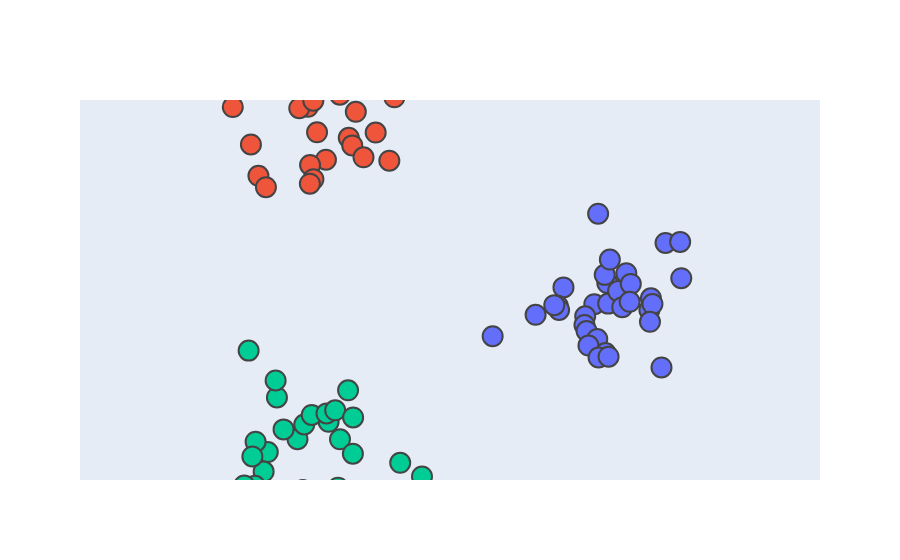

The code cell stored with this chart in its notebook:
### Code cell
np.random.seed(0)

fig = go.Figure()

cluster_labels = df_gmm['label'].unique()

for idx, cluster_number in enumerate(cluster_labels):
    
    df_cluster = df_gmm[df_gmm['label']==cluster_number].copy()
    n_count = df_cluster.shape[0]
    
    # Define centers for each cluster
    center = mu_list[idx]
    
    # Generate coordinates
    df_simul_cluster = pd.DataFrame()
    df_simul_cluster['x'] = np.random.normal(center[0],1-dict_silhouette_clusters[cluster_number],n_count)
    df_simul_cluster['y'] = np.random.normal(center[1],1-dict_silhouette_clusters[cluster_number],n_count)
    
    # Compute the distance to center
    df_simul_cluster['distance_to_center'] = df_simul_cluster.apply(lambda x: distance_to_center(x, center), axis=1)
    
    # Associate coordinates to points w.r.t their distance to the center
    df_simul_cluster = df_simul_cluster.sort_values(by='distance_to_center')
    df_cluster = df_cluster.sort_values(by='silhouette', ascending=False)
    df_cluster['x'] = df_simul_cluster['x'].values
    df_cluster['y'] = df_simul_cluster['y'].values
    
    d = df_cluster.drop(columns=['x','y','label']).to_dict('index')
    info = [d[x] for x in d.keys()]
    info_str = [str(x).replace(',','<br>').replace('{','').replace('}','') for x in info]
#     df_cluster['info'] = info_str
    
    # Graph
    fig.add_trace(go.Scatter(
                             x=df_cluster['x'], 
                             y=df_cluster['y'], 
                             text=['client ' + val for val in df_cluster['client_id'].values],
                             name=dict_label[cluster_number],
                             mode='markers',
                             marker=dict(size=20),
                             marker_line=dict(width=2),
                             hovertemplate=info_str
                            )
                 )

fig.update_layout(yaxis_range=[-2,2])
fig.update_layout(xaxis_range=[-1,2])
fig.update_layout({'showlegend':False})
fig.update_xaxes(visible=False, scaleanchor='y', scaleratio=1)
fig.update_yaxes(visible=False, scaleanchor='x', scaleratio=1)
fig.show()

### Figure 1 — Plotly figure (JSON) as saved in the notebook; plotly's stock layout.template omitted (floating-point values rounded to 4 significant figures)
{"data": [{"hovertemplate": ["'client_id': '0022'<br> 'nb_trades': 2<br> 'nb_products': 2<br> 'aum': 152167<br> 'age': 42<br> 'silhouette': 0.7016916371074822", "'client_id': '0027'<br> 'nb_trades': 2<br> 'nb_products': 2<br> 'aum': 165262<br> 'age': 40<br> 'silhouette': 0.7006076902309724", "'client_id': '003'<br> 'nb_trades': 2<br> 'nb_products': 1<br> 'aum': 160614<br> 'age': 45<br> 'silhouette': 0.6864185106165799", "'client_id': '006'<br> 'nb_trades': 1<br> 'nb_products': 4<br> 'aum': 168491<br> 'age': 41<br> 'silhouette': 0.6688879090216626", "'client_id': '007'<br> 'nb_trades': 1<br> 'nb_products': 1<br> 'aum': 194243<br> 'age': 35<br> 'silhouette': 0.6592862647329463", "'client_id': '009'<br> 'nb_trades': 2<br> 'nb_products': 1<br> 'aum': 106364<br> 'age': 45<br> 'silhouette': 0.6567053270667068", "'client_id': '0033'<br> 'nb_trades': 1<br> 'nb_products': 1<br> 'aum': 207852<br> 'age': 49<br> 'silhouette': 0.653100980067294", "'client_id': '005'<br> 'nb_trades': 1<br> 'nb_products': 4<br> 'aum': 229418<br> 'age': 44<br> 'silhouette': 0.6529733399833354", "'client_id': '002'<br> 'nb_trades': 1<br> 'nb_products': 4<br> 'aum': 130392<br> 'age': 44<br> 'silhouette': 0.6511539517550113", "'client_id': '0018'<br> 'nb_trades': 3<br> 'nb_products': 1<br> 'aum': 158589<br> 'age': 48<br> 'silhouette': 0.6506865671905436", "'client_id': '0026'<br> 'nb_trades': 3<br> 'nb_products': 1<br> 'aum': 122266<br> 'age': 37<br> 'silhouette': 0.6448561751397293", "'client_id': '0025'<br> 'nb_trades': 1<br> 'nb_products': 3<br> 'aum': 240450<br> 'age': 34<br> 'silhouette': 0.641621437128159", "'client_id': '0016'<br> 'nb_trades': 2<br> 'nb_products': 4<br> 'aum': 180571<br> 'age': 48<br> 'silhouette': 0.6306135173438054", "'client_id': '0024'<br> 'nb_trades': 3<br> 'nb_products': 2<br> 'aum': 261941<br> 'age': 47<br> 'silhouette': 0.6292995135695943", "'client_id': '0031'<br> 'nb_trades': 3<br> 'nb_products': 4<br> 'aum': 259454<br> 'age': 40<br> 'silhouette': 0.6184689087022589", "'client_id': '0011'<br> 'nb_trades': 3<br> 'nb_products': 1<br> 'aum': 272249<br> 'age': 46<br> 'silhouette': 0.6161928351059146", "'client_id': '0013'<br> 'nb_trades': 2<br> 'nb_products': 1<br> 'aum': 244651<br> 'age': 32<br> 'silhouette': 0.6161574880683379", "'client_id': '0030'<br> 'nb_trades': 3<br> 'nb_products': 3<br> 'aum': 260519<br> 'age': 47<br> 'silhouette': 0.6154033465648346", "'client_id': '0029'<br> 'nb_trades': 3<br> 'nb_products': 4<br> 'aum': 149578<br> 'age': 33<br> 'silhouette': 0.6024231266095803", "'client_id': '008'<br> 'nb_trades': 2<br> 'nb_products': 3<br> 'aum': 202613<br> 'age': 52<br> 'silhouette': 0.5982603847066523", "'client_id': '0015'<br> 'nb_trades': 3<br> 'nb_products': 4<br> 'aum': 271481<br> 'age': 36<br> 'silhouette': 0.5973230697632093", "'client_id': '0020'<br> 'nb_trades': 1<br> 'nb_products': 4<br> 'aum': 173656<br> 'age': 51<br> 'silhouette': 0.5935839608293265", "'client_id': '0014'<br> 'nb_trades': 2<br> 'nb_products': 1<br> 'aum': 293113<br> 'age': 31<br> 'silhouette': 0.5766629662433542", "'client_id': '0032'<br> 'nb_trades': 4<br> 'nb_products': 4<br> 'aum': 216382<br> 'age': 32<br> 'silhouette': 0.5748625193140628", "'client_id': '001'<br> 'nb_trades': 3<br> 'nb_products': 4<br> 'aum': 298890<br> 'age': 36<br> 'silhouette': 0.5695936845084545", "'client_id': '0021'<br> 'nb_trades': 1<br> 'nb_products': 3<br> 'aum': 123646<br> 'age': 56<br> 'silhouette': 0.5156067911377009", "'client_id': '004'<br> 'nb_trades': 4<br> 'nb_products': 1<br> 'aum': 201998<br> 'age': 54<br> 'silhouette': 0.513417617533127", "'client_id': '0010'<br> 'nb_trades': 4<br> 'nb_products': 1<br> 'aum': 246225<br> 'age': 53<br> 'silhouette': 0.504197628890924", "'client_id': '0028'<br> 'nb_trades': 3<br> 'nb_products': 3<br> 'aum': 107709<br> 'age': 55<br> 'silhouette': 0.49595952246884134", "'client_id': '0017'<br> 'nb_trades': 4<br> 'nb_products': 1<br> 'aum': 120053<br> 'age': 57<br> 'silhouette': 0.4435416431726602", "'client_id': '0019'<br> 'nb_trades': 1<br> 'nb_products': 3<br> 'aum': 220576<br> 'age': 59<br> 'silhouette': 0.4120328425956592", "'client_id': '0023'<br> 'nb_trades': 4<br> 'nb_products': 4<br> 'aum': 272897<br> 'age': 53<br> 'silhouette': 0.37738981813733513", "'client_id': '0012'<br> 'nb_trades': 4<br> 'nb_products': 1<br> 'aum': 258754<br> 'age': 58<br> 'silhouette': 0.34577546919603525"], "marker": {"line": {"width": 2}, "size": 20}, "mode": "markers", "name": "passive clients", "text": ["client 0022", "client 0027", "client 003", "client 006", "client 007", "client 009", "client 0033", "client 005", "client 002", "client 0018", "client 0026", "client 0025", "client 0016", "client 0024", "client 0031", "client 0011", "client 0013", "client 0030", "client 0029", "client 008", "client 0015", "client 0020", "client 0014", "client 0032", "client 001", "client 0021", "client 004", "client 0010", "client 0028", "client 0017", "client 0019", "client 0023", "client 0012"], "type": "scatter", "x": [2.019, 2.156, 2.129, 2.165, 2.269, 1.923, 1.694, 2.313, 2.183, 1.916, 2.356, 1.635, 2.403, 1.648, 2.391, 1.598, 1.938, 2.05, 1.958, 2.615, 2.599, 2.631, 1.401, 2.137, 2.605, 2.064, 2.169, 2.059, 2.769, 2.934, 2.923, 2.726, 0.949], "y": [-0.1493, 0.07304, 0.1593, -0.1432, -0.0116, -0.2768, 0.02738, -0.1803, 0.3201, -0.3686, 0.1763, -0.1654, 0.06436, -0.2103, -0.1245, -0.1595, -0.4317, -0.5157, -0.5846, -0.08758, -0.2098, -0.148, -0.2611, -0.6644, -0.3348, -0.7107, -0.7024, 0.8031, 0.495, 0.1245, 0.5065, -0.8154, -0.486]}, {"hovertemplate": ["'client_id': '0045'<br> 'nb_trades': 13<br> 'nb_products': 7<br> 'aum': 411508<br> 'age': 65<br> 'silhouette': 0.6551943269733458", "'client_id': '0047'<br> 'nb_trades': 14<br> 'nb_products': 6<br> 'aum': 341637<br> 'age': 63<br> 'silhouette': 0.6490491490487386", "'client_id': '0035'<br> 'nb_trades': 13<br> 'nb_products': 4<br> 'aum': 394038<br> 'age': 69<br> 'silhouette': 0.6176534394415301", "'client_id': '0061'<br> 'nb_trades': 12<br> 'nb_products': 7<br> 'aum': 462421<br> 'age': 67<br> 'silhouette': 0.6175486259469195", "'client_id': '0044'<br> 'nb_trades': 11<br> 'nb_products': 7<br> 'aum': 278116<br> 'age': 72<br> 'silhouette': 0.598225962010438", "'client_id': '0055'<br> 'nb_trades': 14<br> 'nb_products': 7<br> 'aum': 360178<br> 'age': 58<br> 'silhouette': 0.5942035325125476", "'client_id': '0038'<br> 'nb_trades': 11<br> 'nb_products': 6<br> 'aum': 260647<br> 'age': 67<br> 'silhouette': 0.5915919330097045", "'client_id': '0057'<br> 'nb_trades': 10<br> 'nb_products': 7<br> 'aum': 324064<br> 'age': 74<br> 'silhouette': 0.5878753088548692", "'client_id': '0043'<br> 'nb_trades': 13<br> 'nb_products': 7<br> 'aum': 234605<br> 'age': 67<br> 'silhouette': 0.5863473164199078", "'client_id': '0041'<br> 'nb_trades': 13<br> 'nb_products': 6<br> 'aum': 316830<br> 'age': 58<br> 'silhouette': 0.575900605566483", "'client_id': '0051'<br> 'nb_trades': 10<br> 'nb_products': 7<br> 'aum': 337652<br> 'age': 61<br> 'silhouette': 0.5652767615527118", "'client_id': '0056'<br> 'nb_trades': 10<br> 'nb_products': 6<br> 'aum': 267509<br> 'age': 65<br> 'silhouette': 0.5569873751597443", "'client_id': '0049'<br> 'nb_trades': 14<br> 'nb_products': 6<br> 'aum': 345292<br> 'age': 56<br> 'silhouette': 0.5543301929017194", "'client_id': '0062'<br> 'nb_trades': 13<br> 'nb_products': 8<br> 'aum': 487342<br> 'age': 61<br> 'silhouette': 0.5501308479643231", "'client_id': '0058'<br> 'nb_trades': 11<br> 'nb_products': 4<br> 'aum': 276410<br> 'age': 71<br> 'silhouette': 0.5473458578833575", "'client_id': '0053'<br> 'nb_trades': 11<br> 'nb_products': 3<br> 'aum': 368235<br> 'age': 72<br> 'silhouette': 0.5413652281686686", "'client_id': '0039'<br> 'nb_trades': 12<br> 'nb_products': 4<br> 'aum': 414892<br> 'age': 59<br> 'silhouette': 0.5374182667540517", "'client_id': '0054'<br> 'nb_trades': 12<br> 'nb_products': 9<br> 'aum': 236503<br> 'age': 66<br> 'silhouette': 0.5352444774103194", "'client_id': '0040'<br> 'nb_trades': 10<br> 'nb_products': 4<br> 'aum': 486380<br> 'age': 72<br> 'silhouette': 0.5310223168271497", "'client_id': '0036'<br> 'nb_trades': 12<br> 'nb_products': 9<br> 'aum': 430567<br> 'age': 69<br> 'silhouette': 0.5254514544680553", "'client_id': '0050'<br> 'nb_trades': 14<br> 'nb_products': 3<br> 'aum': 265187<br> 'age': 73<br> 'silhouette': 0.5204165680073689", "'client_id': '0066'<br> 'nb_trades': 13<br> 'nb_products': 4<br> 'aum': 493708<br> 'age': 59<br> 'silhouette': 0.5171488352263447", "'client_id': '0037'<br> 'nb_trades': 10<br> 'nb_products': 7<br> 'aum': 218677<br> 'age': 73<br> 'silhouette': 0.5143499919864278", "'client_id': '0060'<br> 'nb_trades': 11<br> 'nb_products': 5<br> 'aum': 351811<br> 'age': 57<br> 'silhouette': 0.5022099941920182", "'client_id': '0059'<br> 'nb_trades': 11<br> 'nb_products': 5<br> 'aum': 236819<br> 'age': 62<br> 'silhouette': 0.48961421788487963", "'client_id': '0064'<br> 'nb_trades': 14<br> 'nb_products': 4<br> 'aum': 481210<br> 'age': 56<br> 'silhouette': 0.4866276029684865", "'client_id': '0063'<br> 'nb_trades': 14<br> 'nb_products': 7<br> 'aum': 498484<br> 'age': 71<br> 'silhouette': 0.4688824097287978", "'client_id': '0048'<br> 'nb_trades': 11<br> 'nb_products': 8<br> 'aum': 499446<br> 'age': 74<br> 'silhouette': 0.43325126132767644", "'client_id': '0034'<br> 'nb_trades': 11<br> 'nb_products': 9<br> 'aum': 263435<br> 'age': 56<br> 'silhouette': 0.4166873995006108", "'client_id': '0046'<br> 'nb_trades': 10<br> 'nb_products': 3<br> 'aum': 468264<br> 'age': 59<br> 'silhouette': 0.41207912970916366", "'client_id': '0065'<br> 'nb_trades': 13<br> 'nb_products': 5<br> 'aum': 205613<br> 'age': 55<br> 'silhouette': 0.3448570031458321", "'client_id': '0052'<br> 'nb_trades': 10<br> 'nb_products': 3<br> 'aum': 230434<br> 'age': 60<br> 'silhouette': 0.2672284541078339", "'client_id': '0042'<br> 'nb_trades': 10<br> 'nb_products': 3<br> 'aum': 241513<br> 'age': 57<br> 'silhouette': 0.19148790682070116"], "marker": {"line": {"width": 2}, "size": 20}, "mode": "markers", "name": "emerging clients", "text": ["client 0045", "client 0047", "client 0035", "client 0061", "client 0044", "client 0055", "client 0038", "client 0057", "client 0043", "client 0041", "client 0051", "client 0056", "client 0049", "client 0062", "client 0058", "client 0053", "client 0039", "client 0054", "client 0040", "client 0036", "client 0050", "client 0066", "client 0037", "client 0060", "client 0059", "client 0064", "client 0063", "client 0048", "client 0034", "client 0046", "client 0065", "client 0052", "client 0042"], "type": "scatter", "x": [-0.8995, -0.9949, -1.087, -0.9388, -0.8059, -0.9729, -0.7754, -0.5655, -1.15, -0.6592, -0.5289, -0.4914, -0.9378, -0.6483, -0.9749, -1.596, -1.194, -0.4104, -0.2822, -0.4314, -1.516, -1.438, -1.786, -1.42, -1.741, -0.8281, -0.7768, -0.1386, -1.279, -0.08555, -1.33, -1.562, -0.4504], "y": [1.66, 1.929, 1.914, 1.992, 1.372, 1.317, 2.119, 1.603, 2.169, 2.056, 1.522, 1.876, 1.166, 2.2, 1.119, 1.533, 2.372, 1.397, 1.657, 2.177, 1.202, 1.082, 1.926, 2.446, 2.189, 2.624, 2.64, 1.361, 2.633, 2.028, 2.66, 2.653, 2.67]}, {"hovertemplate": ["'client_id': '0081'<br> 'nb_trades': 22<br> 'nb_products': 15<br> 'aum': 709504<br> 'age': 84<br> 'silhouette': 0.6627874287923095", "'client_id': '0094'<br> 'nb_trades': 21<br> 'nb_products': 15<br> 'aum': 734105<br> 'age': 87<br> 'silhouette': 0.6549142524830961", "'client_id': '0080'<br> 'nb_trades': 22<br> 'nb_products': 14<br> 'aum': 681324<br> 'age': 83<br> 'silhouette': 0.6525610135048547", "'client_id': '0083'<br> 'nb_trades': 24<br> 'nb_products': 15<br> 'aum': 801988<br> 'age': 86<br> 'silhouette': 0.644972015106427", "'client_id': '0069'<br> 'nb_trades': 20<br> 'nb_products': 15<br> 'aum': 727622<br> 'age': 80<br> 'silhouette': 0.627648875032173", "'client_id': '0088'<br> 'nb_trades': 23<br> 'nb_products': 18<br> 'aum': 744736<br> 'age': 83<br> 'silhouette': 0.6256026412559745", "'client_id': '0071'<br> 'nb_trades': 22<br> 'nb_products': 18<br> 'aum': 710646<br> 'age': 85<br> 'silhouette': 0.6255098627635381", "'client_id': '0073'<br> 'nb_trades': 23<br> 'nb_products': 18<br> 'aum': 774311<br> 'age': 84<br> 'silhouette': 0.6238905747189314", "'client_id': '0090'<br> 'nb_trades': 20<br> 'nb_products': 14<br> 'aum': 831559<br> 'age': 85<br> 'silhouette': 0.6139091921131064", "'client_id': '0099'<br> 'nb_trades': 21<br> 'nb_products': 12<br> 'aum': 761807<br> 'age': 85<br> 'silhouette': 0.6082894734451729", "'client_id': '0075'<br> 'nb_trades': 20<br> 'nb_products': 12<br> 'aum': 664104<br> 'age': 88<br> 'silhouette': 0.5869254824944656", "'client_id': '0091'<br> 'nb_trades': 24<br> 'nb_products': 17<br> 'aum': 945248<br> 'age': 83<br> 'silhouette': 0.5715333349484766", "'client_id': '0074'<br> 'nb_trades': 20<br> 'nb_products': 16<br> 'aum': 928960<br> 'age': 82<br> 'silhouette': 0.5667434304388504", "'client_id': '0079'<br> 'nb_trades': 24<br> 'nb_products': 13<br> 'aum': 937402<br> 'age': 85<br> 'silhouette': 0.5650241137669992", "'client_id': '0096'<br> 'nb_trades': 20<br> 'nb_products': 17<br> 'aum': 657509<br> 'age': 75<br> 'silhouette': 0.5609644766809376", "'client_id': '0086'<br> 'nb_trades': 24<br> 'nb_products': 13<br> 'aum': 535143<br> 'age': 86<br> 'silhouette': 0.5605844166425893", "'client_id': '0067'<br> 'nb_trades': 20<br> 'nb_products': 17<br> 'aum': 562594<br> 'age': 81<br> 'silhouette': 0.5588184569783006", "'client_id': '0084'<br> 'nb_trades': 22<br> 'nb_products': 16<br> 'aum': 984285<br> 'age': 87<br> 'silhouette': 0.5564285006672801", "'client_id': '0077'<br> 'nb_trades': 24<br> 'nb_products': 12<br> 'aum': 583338<br> 'age': 79<br> 'silhouette': 0.5414008035940845", "'client_id': '0070'<br> 'nb_trades': 20<br> 'nb_products': 12<br> 'aum': 577468<br> 'age': 81<br> 'silhouette': 0.5141261833362823", "'client_id': '00100'<br> 'nb_trades': 21<br> 'nb_products': 15<br> 'aum': 477699<br> 'age': 84<br> 'silhouette': 0.5120847968887051", "'client_id': '0092'<br> 'nb_trades': 23<br> 'nb_products': 9<br> 'aum': 780611<br> 'age': 85<br> 'silhouette': 0.5016966143839774", "'client_id': '0072'<br> 'nb_trades': 22<br> 'nb_products': 16<br> 'aum': 470253<br> 'age': 79<br> 'silhouette': 0.4899393119598332", "'client_id': '0089'<br> 'nb_trades': 22<br> 'nb_products': 19<br> 'aum': 415937<br> 'age': 88<br> 'silhouette': 0.44636198894876605", "'client_id': '0098'<br> 'nb_trades': 20<br> 'nb_products': 16<br> 'aum': 437662<br> 'age': 82<br> 'silhouette': 0.44497703794245574", "'client_id': '0082'<br> 'nb_trades': 24<br> 'nb_products': 8<br> 'aum': 671381<br> 'age': 87<br> 'silhouette': 0.44074422193175194", "'client_id': '0068'<br> 'nb_trades': 20<br> 'nb_products': 8<br> 'aum': 617948<br> 'age': 89<br> 'silhouette': 0.35909946257167713", "'client_id': '0097'<br> 'nb_trades': 20<br> 'nb_products': 8<br> 'aum': 715030<br> 'age': 79<br> 'silhouette': 0.35242756727755903", "'client_id': '0076'<br> 'nb_trades': 21<br> 'nb_products': 9<br> 'aum': 641529<br> 'age': 75<br> 'silhouette': 0.34045868082101693", "'client_id': '0095'<br> 'nb_trades': 20<br> 'nb_products': 12<br> 'aum': 426062<br> 'age': 83<br> 'silhouette': 0.32567523568093937", "'client_id': '0085'<br> 'nb_trades': 20<br> 'nb_products': 9<br> 'aum': 501445<br> 'age': 83<br> 'silhouette': 0.2470649223673078", "'client_id': '0093'<br> 'nb_trades': 21<br> 'nb_products': 11<br> 'aum': 415613<br> 'age': 79<br> 'silhouette': 0.22776874001646766", "'client_id': '0087'<br> 'nb_trades': 20<br> 'nb_products': 11<br> 'aum': 440361<br> 'age': 77<br> 'silhouette': 0.20159821722475837", "'client_id': '0078'<br> 'nb_trades': 21<br> 'nb_products': 8<br> 'aum': 453373<br> 'age': 77<br> 'silhouette': -0.008162146419777118"], "marker": {"line": {"width": 2}, "size": 20}, "mode": "markers", "name": "active clients", "text": ["client 0081", "client 0094", "client 0080", "client 0083", "client 0069", "client 0088", "client 0071", "client 0073", "client 0090", "client 0099", "client 0075", "client 0091", "client 0074", "client 0079", "client 0096", "client 0086", "client 0067", "client 0084", "client 0077", "client 0070", "client 00100", "client 0092", "client 0072", "client 0089", "client 0098", "client 0082", "client 0068", "client 0097", "client 0076", "client 0095", "client 0085", "client 0093", "client 0087", "client 0078"], "type": "scatter", "x": [-1.105, -1.035, -1.252, -1.05, -0.6579, -0.7778, -0.9157, -1.418, -0.9557, -0.6788, -0.7997, -0.5223, -1.462, -0.7084, -1.546, -1.58, -1.341, -0.5198, -1.221, -1.553, -1.377, -1.322, -1.666, -0.9839, -0.573, -1.336, -0.4302, -0.4351, -1.754, -0.02413, -1.233, -0.1335, 0.2053, -1.62], "y": [-1.571, -1.416, -1.467, -2.106, -1.572, -1.387, -2.138, -1.706, -1.316, -2.081, -1.299, -1.723, -1.911, -1.266, -1.597, -1.752, -2.238, -1.342, -2.323, -2.061, -2.291, -1.131, -2.058, -2.513, -1.056, -0.9517, -2.386, -2.427, -2.255, -1.819, -2.857, -2.542, -1.962, -0.638]}], "layout": {"showlegend": false, "xaxis": {"range": [-1, 2], "scaleanchor": "y", "scaleratio": 1, "visible": false}, "yaxis": {"range": [-2, 2], "scaleanchor": "x", "scaleratio": 1, "visible": false}}}
